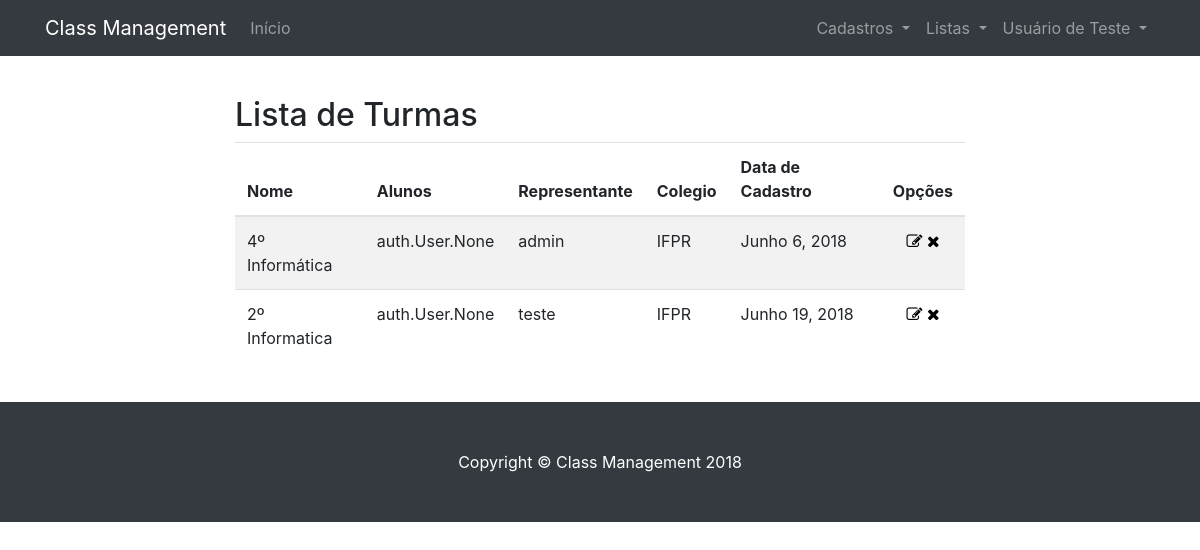
Page /visualizar/turma/ (signed in) on the earlier database version.
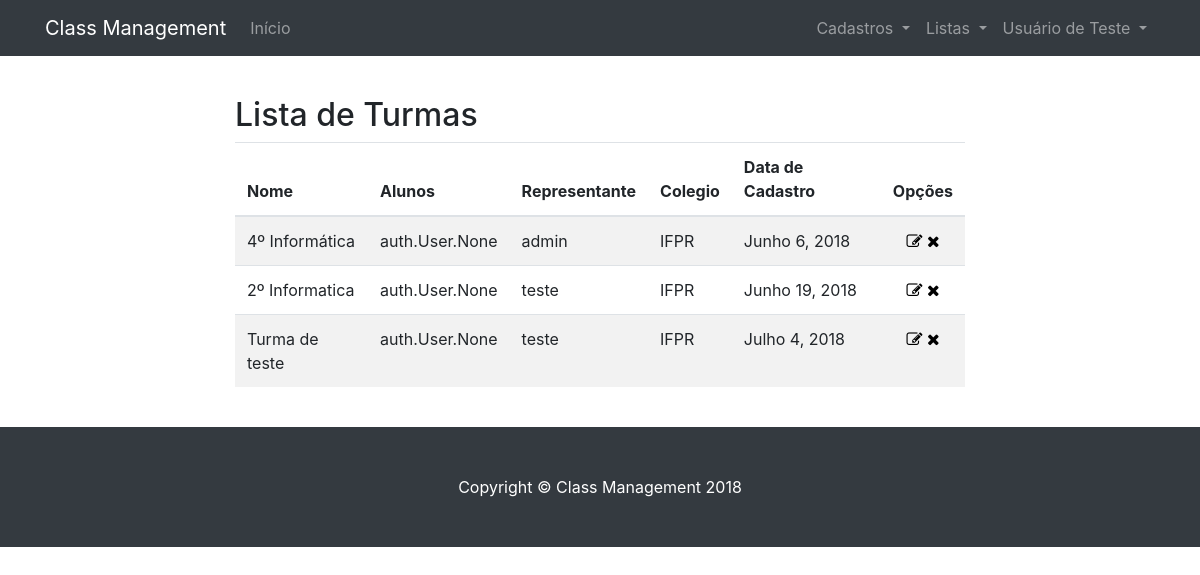
Same page on the later database version.
### classmanagement/models.py (models this page shows, shortened)
class Turma(models.Model):
    nome                    = models.CharField(max_length=120, blank=False, null=False, help_text='Obrigatório.')
    alunos                  = models.ManyToManyField(User, help_text='Obrigatório', related_name='alunos_matriculados')
    data_cadastro           = models.DateField(auto_now_add=True)
    representante           = models.ForeignKey(User, on_delete=models.PROTECT, blank=False, null=False)
    colegio                 = models.ForeignKey(Colegio, on_delete=models.PROTECT, blank=False, null=False, help_text='Obrigatório.')

class Colegio(models.Model):
    nome                    = models.CharField(max_length=240, blank= False, null=False, help_text='Obrigatório.')
    data_cadastro           = models.DateField(auto_now_add=True)
    def __str__(self):
        return self.nome
    class Meta:
        verbose_name = 'Colégio'
        verbose_name_plural = 'Colégios'

### classmanagement/views.py (the view)
# urls.py: path('visualizar/turma/', views.TurmaListView.as_view(), name='visualizar_turma'),
class TurmaListView(generic.ListView):
    model = models.Turma
    template_name = 'list/turma_list.html'
    def get_queryset(self):
        self.object_list = models.Turma.objects.filter(
            alunos=self.request.user)
        return self.object_list
    def get_context_data(self, **kwargs):
        context = super().get_context_data(**kwargs)
        context['titulo'] = 'Lista de Turmas'
        return context

### classmanagement/templates/list/turma_list.html (shortened to what this page needs)
{% extends "list.html" %}
{% block lista %}
<table class="table table-striped">
  <thead>
    <tr>
      <th>Nome</th>
      <th>Alunos</th>
      <th>Representante</th>
      <th>Colegio</th>
      <th>Data de Cadastro</th>
      <th class="center">Opções</th>
    </tr>
  </thead>
  <tbody>
{% for turma in object_list %}
    <td>{{ turma.nome }}</td>
    <td>
        {{ turma.alunos }}
    </td>
    <td>{{ turma.representante }}</td>
    <td>{{ turma.colegio }}</td>
    <td>{{ turma.data_cadastro }}</td>
    <td class="center">
        <a href="{{turma.id}}" class="">
          <i class="fa fa-edit" aria-hidden></i>
        </a>
        <a href="">
            <i class="fa fa-remove" aria-hidden></i>
        </a>
      </td>
{% empty %}
    <tr>
      <td colspan="4">Nenhum registro encontrado!</td>
    </tr>
{% endfor %}
</tbody>
</table>
{% endblock %}

Differences in the rows shown:
added Turma: nome "Turma de teste", alunos "auth.User.None", representante "teste", colegio "IFPR", data_cadastro "Julho 4, 2018"
